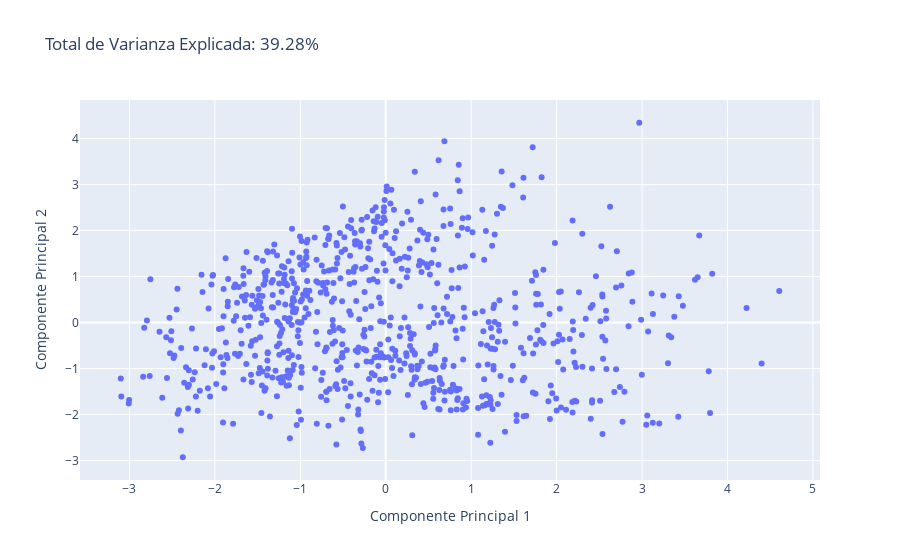

Here is the notebook cell this chart was saved with:
### Code cell
#Para visualización creamos dos o tres componentes para tener una idea de como se ve nuestra información continua
#Tomando en cuenta la varianza explicada (algunas veces no es tan representativo)
pca = PCA(n_components=2)
dimention_2=pca.fit_transform(df_train_sc)
total_var = pca.explained_variance_ratio_.sum() * 100
fig = px.scatter(dimention_2, x=0, y=1,title=f'Total de Varianza Explicada: {total_var:.2f}%',
                 labels={'0': 'Componente Principal 1', '1': 'Componente Principal 2'})
fig.show()

### Figure 1 — Plotly figure (JSON) as saved in the notebook; plotly's stock layout.template omitted (floating-point values rounded to 4 significant figures; data arrays with more than 128 entries replaced by an {"elided": "..."} marker saying what was removed)
{"data": [{"hovertemplate": "Componente Principal 1=%{x}<br>Componente Principal 2=%{y}<extra></extra>", "legendgroup": "", "marker": {"color": "#636efa", "symbol": "circle"}, "mode": "markers", "name": "", "orientation": "v", "showlegend": false, "type": "scatter", "x": {"elided": "764 float values"}, "xaxis": "x", "y": {"elided": "764 float values"}, "yaxis": "y"}], "layout": {"legend": {"tracegroupgap": 0}, "title": {"text": "Total de Varianza Explicada: 39.28%"}, "xaxis": {"anchor": "y", "domain": [0, 1], "title": {"text": "Componente Principal 1"}}, "yaxis": {"anchor": "x", "domain": [0, 1], "title": {"text": "Componente Principal 2"}}}}
